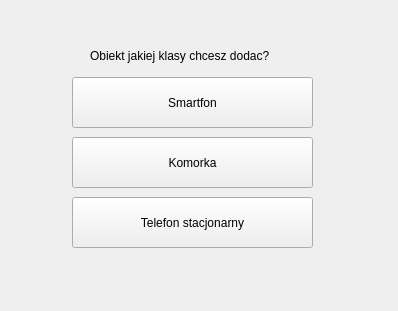
<?xml version="1.0" encoding="UTF-8"?>
<ui version="4.0">
 <class>okno1</class>
 <widget class="QWidget" name="okno1">
  <property name="geometry">
   <rect>
    <x>0</x>
    <y>0</y>
    <width>398</width>
    <height>311</height>
   </rect>
  </property>
  <property name="windowTitle">
   <string>okno1</string>
  </property>
  <widget class="QLabel" name="label">
   <property name="geometry">
    <rect>
     <x>90</x>
     <y>25</y>
     <width>221</width>
     <height>61</height>
    </rect>
   </property>
   <property name="font">
    <font>
     <pointsize>9</pointsize>
    </font>
   </property>
   <property name="text">
    <string>Obiekt jakiej klasy chcesz dodac?</string>
   </property>
  </widget>
  <widget class="QPushButton" name="wybor1">
   <property name="geometry">
    <rect>
     <x>72</x>
     <y>77</y>
     <width>241</width>
     <height>51</height>
    </rect>
   </property>
   <property name="text">
    <string>Smartfon</string>
   </property>
  </widget>
  <widget class="QPushButton" name="wybor2">
   <property name="geometry">
    <rect>
     <x>72</x>
     <y>137</y>
     <width>241</width>
     <height>51</height>
    </rect>
   </property>
   <property name="text">
    <string>Komorka</string>
   </property>
  </widget>
  <widget class="QPushButton" name="wybor3">
   <property name="geometry">
    <rect>
     <x>72</x>
     <y>197</y>
     <width>241</width>
     <height>51</height>
    </rect>
   </property>
   <property name="text">
    <string>Telefon stacjonarny</string>
   </property>
  </widget>
 </widget>
 <layoutdefault spacing="6" margin="11"/>
 <resources/>
 <connections>
  <connection>
   <sender>wybor1</sender>
   <signal>clicked()</signal>
   <receiver>okno1</receiver>
   <slot>dodajSmartfon()</slot>
   <hints>
    <hint type="sourcelabel">
     <x>192</x>
     <y>102</y>
    </hint>
    <hint type="destinationlabel">
     <x>198</x>
     <y>155</y>
    </hint>
   </hints>
  </connection>
  <connection>
   <sender>wybor2</sender>
   <signal>clicked()</signal>
   <receiver>okno1</receiver>
   <slot>dodajKomorke()</slot>
   <hints>
    <hint type="sourcelabel">
     <x>192</x>
     <y>162</y>
    </hint>
    <hint type="destinationlabel">
     <x>198</x>
     <y>155</y>
    </hint>
   </hints>
  </connection>
  <connection>
   <sender>wybor3</sender>
   <signal>clicked()</signal>
   <receiver>okno1</receiver>
   <slot>dodajStacjonarny()</slot>
   <hints>
    <hint type="sourcelabel">
     <x>192</x>
     <y>222</y>
    </hint>
    <hint type="destinationlabel">
     <x>198</x>
     <y>155</y>
    </hint>
   </hints>
  </connection>
  <connection>
   <sender>wybor1</sender>
   <signal>clicked()</signal>
   <receiver>okno1</receiver>
   <slot>close()</slot>
   <hints>
    <hint type="sourcelabel">
     <x>192</x>
     <y>102</y>
    </hint>
    <hint type="destinationlabel">
     <x>198</x>
     <y>155</y>
    </hint>
   </hints>
  </connection>
  <connection>
   <sender>wybor2</sender>
   <signal>clicked()</signal>
   <receiver>okno1</receiver>
   <slot>close()</slot>
   <hints>
    <hint type="sourcelabel">
     <x>192</x>
     <y>162</y>
    </hint>
    <hint type="destinationlabel">
     <x>198</x>
     <y>155</y>
    </hint>
   </hints>
  </connection>
  <connection>
   <sender>wybor3</sender>
   <signal>clicked()</signal>
   <receiver>okno1</receiver>
   <slot>close()</slot>
   <hints>
    <hint type="sourcelabel">
     <x>192</x>
     <y>222</y>
    </hint>
    <hint type="destinationlabel">
     <x>198</x>
     <y>155</y>
    </hint>
   </hints>
  </connection>
 </connections>
 <slots>
  <slot>dodajSmartfon()</slot>
  <slot>dodajKomorke()</slot>
  <slot>dodajStacjonarny()</slot>
  <slot>dodajObiektyDoListy()</slot>
 </slots>
</ui>
